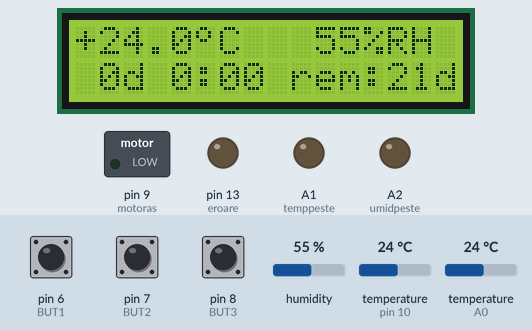
Simulated run of this sketch. Board: Arduino Uno, built with avr-gcc and run on an emulated ATmega328P. Parts: 16×2 character LCD, switched loads named in the sketch (green lamp = pin HIGH), output pins drawn as LEDs (lit = HIGH). The test bench sets the inputs (shaded band); at power-on: pin 8 (BUT3) HIGH, temperature (sensors on pin 10, A0) 24 °C, pin 6 (BUT1) HIGH, pin 7 (BUT2) HIGH, humidity 55 %. EEPROM starts erased.

Above: at 7.3 s.
7.4 s: pin 8 (BUT3) pulled LOW for 3.2 s
At 11.4 s:
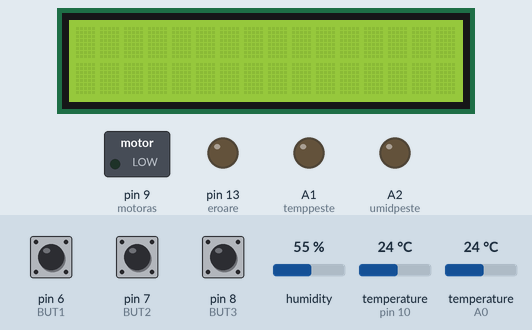
12.1 s: temperature (sensor on pin 10) set to 2 °C
At 13.8 s:
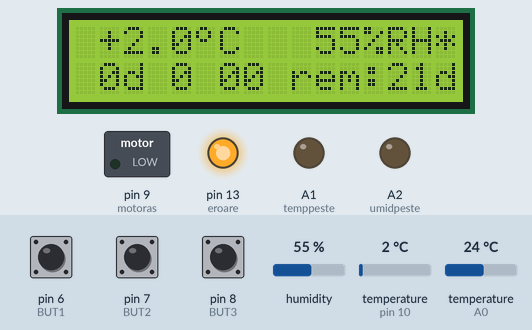
14.6 s: temperature (sensor on pin 10) set to 0 °C
At 18.3 s:
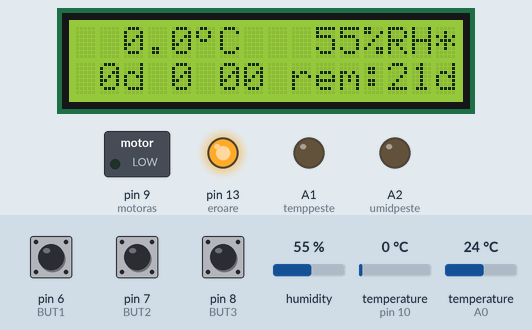
20.1 s: pin 8 (BUT3) pulled LOW for 1 s
At 21.2 s:
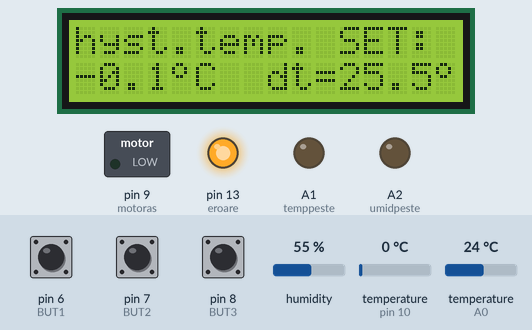
27.5 s: pin 8 (BUT3) pulled LOW for 0.15 s
At 28.7 s:
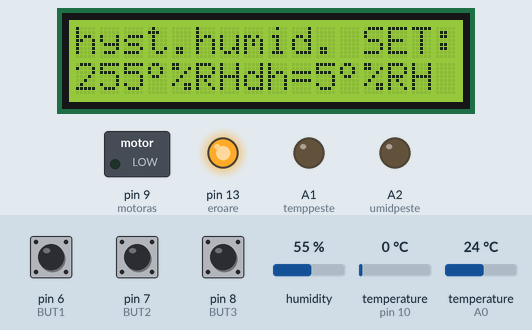
29.5 s: pin 6 (BUT1) pulled LOW for 0.15 s
At 30.4 s:
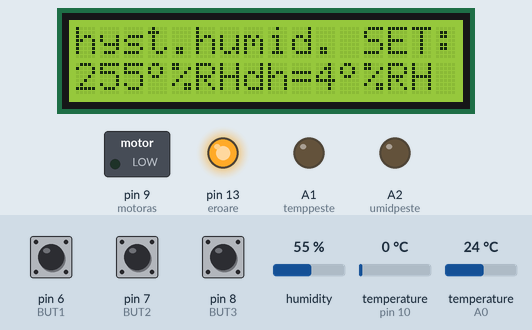
Timing chart, 0 to 32.3 s (numbered marks = the images above; inputs shaded):
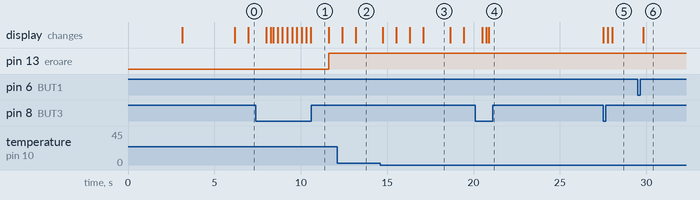

The sketch:

eggincubator_1d.ino
```cpp
/*
EGG INCUBATOR
ver.1m0 - 13.05.2017, Craiova - Romania, Europe, Earth
Nicu FLORICA (niq_ro) write this sketch using parts of other sketches :)
based on data from http://nicuflorica.blogspot.ro/2015/08/termostat-cu-control-umiditate-2.html
http://www.tehnic.go.ro
http://nicuflorica.blogspot.ro/
http://arduinotehniq.blogspot.com/
*/

#include <Wire.h>
#include <LiquidCrystal_I2C.h>

// Set the LCD address to 0x27 for a 16 chars and 2 line display
LiquidCrystal_I2C lcd(0x3F, 16, 2);
/*
#include <LiquidCrystal.h>  //this library is included in the Arduino IDE
LiquidCrystal lcd(12, 11, 5, 4, 3, 2);
/*                                    -------------------
                                      |  LCD  | Arduino |
                                      -------------------
 LCD RS pin to digital pin 12         |  RS   |   D12   |
 LCD Enable pin to digital pin 11     |  E    |   D11   |
 LCD D4 pin to digital pin 5          |  D4   |   D6    |
 LCD D5 pin to digital pin 4          |  D5   |   D4    |
 LCD D6 pin to digital pin 3          |  D6   |   D3    |
 LCD D7 pin to digital pin 2          |  D7   |   D2    |
 LCD R/W pin to ground                |  R/W  |   GND   |
                                      -------------------
*/

// http://arduino.cc/en/Reference/LiquidCrystalCreateChar
byte grad[8] = {
  B01100,
  B10010,
  B10010,
  B01100,
  B00000,
  B00000,
  B00000,
};


// Example testing sketch for various DHT humidity/temperature sensors
// Written by ladyada, public domain
#include "DHT.h"
#define DHTPIN A0     // what pin we're connected to A0
// Uncomment whatever type you're using!
#define DHTTYPE DHT11   // DHT 11
//#define DHTTYPE DHT22   // DHT 22  (AM2302)
//#define DHTTYPE DHT21   // DHT 21 (AM2301)

// if is just sensor:
// Connect pin 1 (on the left) of the sensor to +5V
// Connect pin 2 of the sensor to whatever your DHTPIN is
// Connect pin 4 (on the right) of the sensor to GROUND
// Connect a 10K resistor from pin 2 (data) to pin 1 (power) of the sensor

DHT dht(DHTPIN, DHTTYPE);


// for DS18B20 - http://arduinoprojects.ru/2014/08/%D0%BF%D1%80%D0%BE%D1%81%D1%82%D0%BE%D0%B9-%D1%82%D0%B5%D1%80%D0%BC%D0%BE%D1%81%D1%82%D0%B0%D1%82-%D0%BD%D0%B0-arduino-%D0%B8-%D1%86%D0%B8%D1%84%D1%80%D0%BE%D0%B2%D0%BE%D0%BC-%D1%82%D0%B5%D1%80%D0%BC/
#include <OneWire.h>
#include <DallasTemperature.h>
#define dspin 10
#define ONE_WIRE_BUS dspin
OneWire oneWire(ONE_WIRE_BUS);
DallasTemperature sensors(&oneWire);


// define pins for relay or leds
#define temppeste A1
#define umidpeste A2
#define motoras 9
#define eroare 13

// define variable
float te, t1, tes, dete, ete;   // variable for temperature
int has, hass, dehas, ehas;        // variable for humiditiy

byte heat;  // is 1 for heater and 0 for cooler
byte dry;   // is 1 for dryer and 0 for wetter

// part for menu: http://nicuflorica.blogspot.ro/2015/05/termostat-cu-afisaj-led.html
#define BUT1 6    // - switch
#define BUT2 7    // + switch
#define BUT3 8    // MENU switch

byte meniu = 0; // if MENIU = 0 is clasical
                // if MENIU = 1 is for temperature set (tes)
                // if MENIU = 2 is for dt temperature (dete)
                // if MENIU = 3 is for humidity set (hass)
                // if MENIU = 4 is for dh humidity (dehas)
                // if MENIU = 5 is for hours between turning eggs (hours)
                // if MENIU = 6 is for time turning eggs (seconds)
                // if MENIU = 7 is for error temperature
                // if MENIU = 8 os for error humidity

// http://tronixstuff.com/2011/03/16/tutorial-your-arduinos-inbuilt-eeprom/
#include <EEPROM.h>

int is,im,ih,id,ida;                          // variables for time
float taim,s1,m1,h1,d1;                       //  Set up variables to calculate time

int taim1, taim2;
unsigned long sfrotatii, taim11, taim22;
byte rotit = 0;
byte rotire = 0;
byte eroaret = 0;
byte eroareh = 0;

void setup()
{
/*
// Initialize LCD display
 lcd.begin(16, 2);
// create custom symbol
lcd.createChar(0, grad);
*/

// initialize the LCD
  lcd.begin();
// create custom symbol
lcd.createChar(0, grad);
  // Turn on the blacklight and print a message.
  lcd.backlight();

// Initialize DHT sensor
  dht.begin();

// for DS18B20 sensor
sensors.begin();

// define outputs
 pinMode(temppeste, OUTPUT);
 pinMode(umidpeste, OUTPUT);
 pinMode(motoras, OUTPUT);
 pinMode(eroare, OUTPUT);

// set the default state for outputs
  digitalWrite(temppeste, LOW);
  digitalWrite(umidpeste, LOW);
  digitalWrite(motoras, LOW);
  digitalWrite(eroare, LOW);

// set push buttons for menu
  pinMode(BUT1, INPUT);
  pinMode(BUT2, INPUT);
  pinMode(BUT3, INPUT);

  digitalWrite(BUT1, HIGH); // pull-ups on
  digitalWrite(BUT2, HIGH);
  digitalWrite(BUT3, HIGH);

  lcd.setCursor(1,0);
  lcd.print("Incubator with");

  lcd.setCursor(0,1);
  lcd.print("humidity control");

delay(3000);
lcd.clear();

  lcd.setCursor(0,0);
  lcd.print("original sketch");

  lcd.setCursor(0,1);
  lcd.print("by niq_ro  v.1.d");
delay(3000);
lcd.clear();

heat = 1;  // is 1 for heater and 0 for cooler
dry = 1;   // is 1 for dryer and 0 for wetter

/*
// just first time... after must put commnent (//)
EEPROM.write(201,1);    // tset1
EEPROM.write(202,120);  // tset2
EEPROM.write(203,5);    // dt x 10
EEPROM.write(204,45);   // hass
EEPROM.write(205,5);    // dehas
EEPROM.write(206,2);    // time in hour between spins
EEPROM.write(207,3);    // time in seconds for rotation
EEPROM.write(208,20);   // ete (error temperature) x10
EEPROM.write(209,3);    // ehas (erro humidity(
*/

byte tset1 = EEPROM.read(201);
byte tset2 = EEPROM.read(202);
tes = 256 * tset1 + tset2;  // recover the number
tes = tes/10;
dete = EEPROM.read(203);
dete = dete/10;
hass = EEPROM.read(204);
dehas = EEPROM.read(205);
taim1 = EEPROM.read(206);
taim2 = EEPROM.read(207);
ete = EEPROM.read(208);
ete = ete/10;
ehas = EEPROM.read(209);

//taim11 = taim1 * 60000;  // minute -> ms
taim11 = taim1 * 3600000;  // hour -> ms
taim22 = taim2 * 1000; // seconds -> ms

sfrotatii = millis();
}

void loop()
{

if (digitalRead(BUT3) == LOW)
{ meniu = meniu + 1;
lcd.clear();
delay(250);
}
if (meniu >= 9) meniu = 0;

if (meniu == 0)
{
 if (digitalRead(BUT3) == LOW)
  { meniu = 1;
  delay(250);
  }

 // Reading temperature or humidity
 has = dht.readHumidity();

 if (digitalRead(BUT3) == LOW)
  { meniu = 1;
  delay(250);
  }

/*
 te = dht.readTemperature();
delay(250);
*/

 // 9 bit resolution by default
  // Note the programmer is responsible for the right delay
  // we could do something usefull here instead of the delay
  int resolution = 11;
  sensors.setResolution(resolution);
  delay(250/ (1 << (12-resolution)));

 if (digitalRead(BUT3) == LOW)
  { meniu = 1;
  delay(250);
  }

  delay(150/ (1 << (12-resolution)));

 if (digitalRead(BUT3) == LOW)
  { meniu = 1;
  delay(250);
  }

  delay(150/ (1 << (12-resolution)));

 if (digitalRead(BUT3) == LOW)
  { meniu = 1;
  delay(150);
  }

// using DS18B20 ( http://arduinoprojects.ru/2014/08/%D0%BF%D1%80%D0%BE%D1%81%D1%82%D0%BE%D0%B9-%D1%82%D0%B5%D1%80%D0%BC%D0%BE%D1%81%D1%82%D0%B0%D1%82-%D0%BD%D0%B0-arduino-%D0%B8-%D1%86%D0%B8%D1%84%D1%80%D0%BE%D0%B2%D0%BE%D0%BC-%D1%82%D0%B5%D1%80%D0%BC/ )
sensors.requestTemperatures(); // запрос на получение температуры
float te=(sensors.getTempCByIndex(0));

  delay(150/ (1 << (12-resolution)));

 if (digitalRead(BUT3) == LOW)
  { meniu = 1;
  delay(250);
  }


// part from http://nicuflorica.blogspot.ro/2014/10/ceas-rtc-cu-ds1307-si-date-mediu-cu.html
 lcd.setCursor(0, 0);
  // lcd.print("t=");
 if (te < 0)
 {t1=-te;}
 else t1=te;

    if ( t1 < 10)
   {
     lcd.print(" ");
   }
   if (te>0) lcd.print("+");
   if (te==0) lcd.print(" ");
   if (te<0) lcd.print("-");
   lcd.print(t1,1);
//   lcd.write(0b11011111);
   lcd.write(byte(0));
   lcd.print("C  ");

   lcd.setCursor(10, 0);
  // lcd.print("H=");
   lcd.print(has);
   lcd.print("%RH ");


if (te > tes)
 {
if (heat == 1) digitalWrite(temppeste, LOW);
if (heat == 0) digitalWrite(temppeste, HIGH);
//   lcd.setCursor(0, 1);
//   lcd.print("OVER ");
//lcd.print("H0T   ");
 }
if (tes - dete > te)
  {
if (heat == 0) digitalWrite(temppeste, LOW);
if (heat == 1) digitalWrite(temppeste, HIGH);

//   lcd.setCursor(0, 1);
//   lcd.print("BELOW");
//      lcd.print("COLD ");
 }
if ((te <= tes) and (tes - dete <= te))
 {
//   lcd.setCursor(0, 1);
//   lcd.print("OK !  ");
 }

 if (has > hass)
 {
if (dry == 1) digitalWrite(umidpeste, HIGH);
if (dry == 0) digitalWrite(umidpeste, LOW);

//   lcd.setCursor(10, 1);
//   lcd.print("OVER ");
//      lcd.print("WET ");
 }
 if (has < hass - dehas)
 {
if (dry == 0) digitalWrite(umidpeste, HIGH);
if (dry == 1) digitalWrite(umidpeste, LOW);
//   lcd.setCursor(10, 1);
//   lcd.print("BELOW");
//   lcd.print("DRY ");
 }
// if ((has <= hass) and (has >= hass - dehas))
// {  lcd.setCursor(10, 1);
//   lcd.print("OK !  ");
//}

if ((te >= tes + ete) or (te <= tes - dete - ete ))
 {
eroaret = 1;
 }
 else eroaret = 0;
if ((has < hass - dehas - ehas) or (has > hass + ehas))
 {
eroareh = 1;
 }
else eroareh = 0;

if ((eroaret == 1) or (eroareh == 1))
{
  digitalWrite(eroare, HIGH);
  lcd.setCursor(15, 0);
  lcd.print("*");
}
else
{
  digitalWrite(eroare, LOW);
  lcd.setCursor(15, 0);
  lcd.print(" ");
}

// part for day remaining
  taim=millis();                              //  Get time in milliseconds since tunit turn on
  s1=taim/1000;                               //  Convert time to seconds, minutes, hours, days
  m1=s1/60;
  h1=m1/60;
  d1=h1/24;
  id=int(d1);                                 //  Strip out remainder to leave Days:Hours:Minutes:Seconds
  ih=int((d1-int(d1))*24);
  im=int((h1-int(h1))*60);
  is=int((m1-int(m1))*60);
// Calculate approximate days till hatch (assume 21 days to hatch)
  ida=21-id;

 lcd.setCursor(0, 1);
 if (id <10) lcd.print(" ");
 lcd.print(id);
 lcd.print("d");
 if (ih <10) lcd.print(" ");
 lcd.print(ih);
 if (is%2 == 1) lcd.print(" ");
 else
 lcd.print(":");
 if (im <10) lcd.print("0");
 lcd.print(im);
 lcd.print(" ");
 lcd.setCursor(9, 1);
 lcd.print("rem:");
 if ((ida >=0) && (ida <10)) lcd.print(" ");
 lcd.print(ida);
 lcd.print("d");

// spins part
if (((millis() - sfrotatii) > taim11) && (rotit == 0))
{
  lcd.setCursor(0, 1);
  lcd.print("Turning EGG's!  ");
  digitalWrite(motoras, HIGH);
  rotire = 1;
}
if (((millis() - sfrotatii - taim11) > taim22) && (rotire == 1))
{
  digitalWrite(motoras, LOW);
  rotit = 1;
}
if ((rotit == 1) && (rotire == 1))
{
  rotire = 0;
  rotit = 0;
  sfrotatii = millis();
}

} // last line for MENIU = 0


if (meniu == 1) {
  while (meniu == 1) {
//   teset(tset);
   lcd.setCursor(0, 0);
   lcd.print("Temperature SET:");
   lcd.setCursor(0, 1);
//   lcd.print("+");
   lcd.print(tes,1);
//   lcd.write(0b11011111);
   lcd.write(byte(0));
   lcd.print("C  ");

   lcd.setCursor(8, 1);
   lcd.print("dt=");
   lcd.print(dete,1);
//   lcd.write(0b11011111);
   lcd.write(byte(0));
   lcd.print("C  ");


   if (digitalRead(BUT1) == LOW)
  { tes = tes - 0.1;
  delay(250);
  }
   if (digitalRead(BUT2) == LOW)
  { tes = tes + 0.1;
  delay(250);
  }

int tes2 = tes*10;
byte tset1 = tes2 / 256;
byte tset2 = tes2 - tset1 * 256;

  if (digitalRead(BUT3) == LOW)
  {
   EEPROM.write(201, tset1);  // partea intreaga
   EEPROM.write(202, tset2);   // rest
   meniu = 2;
   delay(250);
   lcd.clear();
  }
//  delay(15);
     }
   delay (100);
}   // end loop for MENIU = 1


if (meniu == 2) {
 // if (tmax <= tmin) tmax = tmin + 10;
   while (meniu ==2) {
 //    maxim(dt/10); // this is number to diplay
 //    dete(dt); // this is number to diplay
   lcd.setCursor(0, 0);
   lcd.print("hyst.temp. SET:");
   lcd.setCursor(0, 1);
//   lcd.print("+");
   lcd.print(tes,1);
//   lcd.write(0b11011111);
   lcd.write(byte(0));
   lcd.print("C  ");

   lcd.setCursor(8, 1);
   lcd.print("dt=");
   lcd.print(dete,1);
//   lcd.write(0b11011111);
   lcd.write(byte(0));
   lcd.print("C  ");

    if (digitalRead(BUT1) == LOW)
   { dete = dete - 0.1;
   delay(250);
  }
   if (digitalRead(BUT2) == LOW)
   { dete = dete + 0.1;
   delay(250);
  }
//   delay(15);
if (dete < 0.1) dete = 0.1;

   if (digitalRead(BUT3) == LOW)
   {
   EEPROM.write(203,dete*10);
   meniu = 3;
   delay(250);
   lcd.clear();
  }
    }
}  // end loop for MENIU = 2


if (meniu == 3) {
  while (meniu == 3) {
//   teset(tset);
   lcd.setCursor(0, 0);
   lcd.print("Humidity SET:");
   lcd.setCursor(0, 1);
//   lcd.print("+");
   lcd.print(hass,1);
//   lcd.write(0b11011111);
//   lcd.write(byte(0));
   lcd.print("%RH  ");

   lcd.setCursor(7, 1);
   lcd.print("dh=");
   lcd.print(dehas);
//   lcd.write(0b11011111);
//   lcd.write(byte(0));
   lcd.print("%RH");


   if (digitalRead(BUT1) == LOW)
  { hass = hass - 1;
  delay(250);
  }
   if (digitalRead(BUT2) == LOW)
  { hass = hass + 1;
  delay(250);
  }

  if (digitalRead(BUT3) == LOW)
  {
   EEPROM.write(204,hass);
   meniu = 4;
  delay(250);
  lcd.clear();
  }
//  delay(15);
     }
   delay (250);
}  // end loop for MENIU =3


if (meniu == 4) {
   while (meniu ==4) {
   lcd.setCursor(0, 0);
   lcd.print("hyst.humid. SET:");
   lcd.setCursor(0, 1);
//   lcd.print("+");
   lcd.print(hass);
//   lcd.write(0b11011111);
   lcd.write(byte(0));
   lcd.print("%RH");

   lcd.setCursor(7, 1);
   lcd.print("dh=");
   lcd.print(dehas);
//   lcd.write(0b11011111);
   lcd.write(byte(0));
   lcd.print("%RH");


   if (digitalRead(BUT1) == LOW)
   { dehas = dehas - 1;
   delay(250);
  }
   if (digitalRead(BUT2) == LOW)
   { dehas = dehas + 1;
   delay(250);
  }

  if (digitalRead(BUT3) == LOW)
   {
    EEPROM.write(205,dehas);
    meniu = 5;
   delay(250);
   lcd.clear();
  }
//   delay(15);
if (dehas < 1) dehas = 1;
if (dehas > 5) dehas = 5;
    }
}  // end loop for MENIU = 4


if (meniu == 5) {
   while (meniu ==5) {
   lcd.setCursor(0, 0);
   lcd.print("Time between");
   lcd.setCursor(0, 1);
   lcd.print("speens : ");

   if (digitalRead(BUT1) == LOW)
   { taim1 = taim1 - 1;
   delay(250);
  }
   if (digitalRead(BUT2) == LOW)
   { taim1 = taim1 + 1;
   delay(250);
  }

  if (taim1 < 1) taim1 = 24;
  if (taim1 > 24) taim1 = 1;

lcd.setCursor(9, 1);
lcd.print(taim1);
lcd.print("h ");

   if (digitalRead(BUT3) == LOW)
   {
   EEPROM.write(206,taim1);
   delay(250);
   lcd.clear();
//taim11 = taim1 * 60000;  // minute -> ms
taim11 = taim1 * 3600000;  // hour -> ms
   meniu = 6;
  }

  }
}   // end loop for end MENIU = 5

if (meniu == 6) {
   while (meniu ==6) {
   lcd.setCursor(0, 0);
   lcd.print("Time motor: ");

   if (digitalRead(BUT1) == LOW)
   { taim2 = taim2 - 1;
   delay(250);
  }
   if (digitalRead(BUT2) == LOW)
   { taim2 = taim2 + 1;
   delay(250);
  }

  if (taim2 < 3) taim2 = 60;
  if (taim2 > 60) taim2 = 3;

lcd.setCursor(12, 1);
lcd.print(taim2);
lcd.print("s ");

   if (digitalRead(BUT3) == LOW)
   {
   EEPROM.write(207, taim2);
   delay(250);
   lcd.clear();
taim22 = taim2 * 1000; // seconds -> ms
   meniu = 7;
  }
  }

}   // end loop for end MENIU = 6


if (meniu == 7) {
   while (meniu ==7) {
   lcd.setCursor(0, 0);
   lcd.print("ERROR temperature:");

   lcd.setCursor(8, 1);
   lcd.print("et=");
   lcd.print(ete,1);
//   lcd.write(0b11011111);
   lcd.write(byte(0));
   lcd.print("C  ");

    if (digitalRead(BUT1) == LOW)
   { ete = ete - 0.1;
   delay(250);
  }
   if (digitalRead(BUT2) == LOW)
   { ete = ete + 0.1;
   delay(250);
  }

if (ete < 0.1) ete = 0.1;
if (ete > 3.0) ete =3.0;

   if (digitalRead(BUT3) == LOW)
   {
   EEPROM.write(208,ete*10);
   meniu = 8;
   delay(250);
   lcd.clear();
  }
    }
}  // end loop for MENIU = 7

if (meniu == 8) {
   while (meniu ==8) {
   lcd.setCursor(0, 0);
   lcd.print("ERROR humidity:");

   lcd.setCursor(7, 1);
   lcd.print("eh=");
   lcd.print(ehas);
   lcd.write(byte(0));
   lcd.print("%RH");

   if (digitalRead(BUT1) == LOW)
   { ehas = ehas - 1;
   delay(250);
  }
   if (digitalRead(BUT2) == LOW)
   { ehas = ehas + 1;
   delay(250);
  }

  if (digitalRead(BUT3) == LOW)
   {
    EEPROM.write(209,ehas);
    meniu = 9;
   delay(250);
   lcd.clear();
  }
if (ehas < 1) ehas = 1;
if (ehas > 10) ehas = 10;
    }
}  // end loop for MENIU = 8

}   // last line in main loop
```

Measured:
- the behaviour switches between 1 and 0 °C on temperature (sensor on pin 10) (found by bisection; images 2 and 3)
- after the input at 7.4 s, pin 13 (eroare): LOW → HIGH after 4.2 s; the display: first changes after 0.61 s (image 1 shows a later state)
- after the input at 12.1 s, the display: first changes after 0.30 s (image 2 shows a later state)
- after the input at 14.6 s, the display: first changes after 0.15 s (image 3 shows a later state)
- after the input at 20.1 s, the display: first changes after 0.40 s (image 4 shows a later state)
- after the input at 29.5 s, the display: changes after 0.32 s (image 6)
- what the display in image 3 shows lasts 1.6 s, from 17.1 s to 18.7 s
